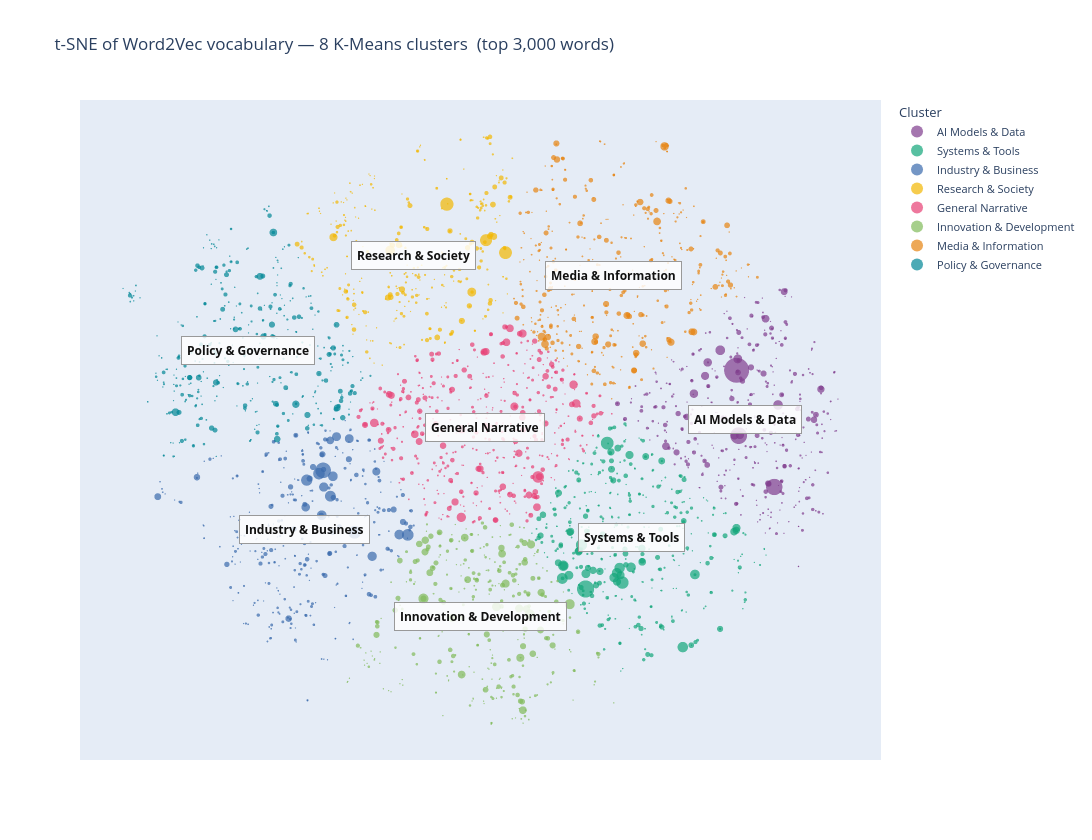

The notebook cell this image was saved under:
### Markdown cell above
## 3.3 Interactive Plot

Each point is one vocabulary word.
**Size** scales with token frequency — larger dots are the most common terms in the corpus.
**Colour** represents the K-Means cluster.
Hover any point to see the word and its raw frequency count.

### Code cell
# --- Build top-words lookup (used for fallback if name not set) ---
cluster_top_words = {}
for cid in sorted(np.unique(labels)):
    idx_sorted = sorted(np.where(labels == cid)[0], key=lambda i: freqs[i], reverse=True)
    cluster_top_words[cid] = [words_sorted[i] for i in idx_sorted[:3]]

def _cluster_label(cid):
    return CLUSTER_NAMES.get(cid) or ' / '.join(cluster_top_words[cid])

# Centroid coordinates in t-SNE space
centroids = {
    cid: (coords[labels == cid, 0].mean(), coords[labels == cid, 1].mean())
    for cid in sorted(np.unique(labels))
}

df_viz = pd.DataFrame({
    'x'      : coords[:, 0],
    'y'      : coords[:, 1],
    'word'   : words_sorted,
    'cluster': [_cluster_label(l) for l in labels],
    'freq'   : freqs,
})

fig = px.scatter(
    df_viz,
    x='x', y='y',
    color='cluster',
    hover_name='word',
    hover_data={'freq': ':,', 'cluster': True, 'x': False, 'y': False},
    size='freq',
    size_max=25,
    opacity=0.70,
    title=f't-SNE of Word2Vec vocabulary — {N_CLUSTERS} K-Means clusters  (top {TOP_N:,} words)',
    width=1200,
    height=840,
    color_discrete_sequence=px.colors.qualitative.Bold,
)
fig.update_traces(marker=dict(line=dict(width=0)))

# Centroid label boxes — cluster name
for cid, (cx, cy) in centroids.items():
    fig.add_annotation(
        x=cx, y=cy,
        text=f'<b>{_cluster_label(cid)}</b>',
        showarrow=False,
        font=dict(size=12, color='#111'),
        bgcolor='rgba(255,255,255,0.82)',
        bordercolor='#999',
        borderwidth=1,
        borderpad=5,
    )

fig.update_layout(
    legend_title_text='Cluster',
    legend=dict(font=dict(size=11)),
    xaxis=dict(showticklabels=False, title='', showgrid=False, zeroline=False),
    yaxis=dict(showticklabels=False, title='', showgrid=False, zeroline=False),
)
fig.show()

### Figure 1 — Plotly figure (JSON) as saved in the notebook; plotly's stock layout.template omitted (floating-point values rounded to 4 significant figures; data arrays with more than 128 entries replaced by an {"elided": "..."} marker saying what was removed)
{"data": [{"customdata": {"elided": "378x2 mixed values"}, "hovertemplate": "<b>%{hovertext}</b><br><br>cluster=%{customdata[1]}<br>freq=%{customdata[0]:,}<extra></extra>", "hovertext": {"elided": "378 str values"}, "legendgroup": "AI Models & Data", "marker": {"color": "rgb(127, 60, 141)", "line": {"width": 0}, "opacity": 0.7, "size": {"elided": "378 int values"}, "sizemode": "area", "sizeref": 262.2, "symbol": "circle"}, "mode": "markers", "name": "AI Models & Data", "showlegend": true, "type": "scattergl", "x": {"elided": "378 float values"}, "xaxis": "x", "y": {"elided": "378 float values"}, "yaxis": "y"}, {"customdata": {"elided": "395x2 mixed values"}, "hovertemplate": "<b>%{hovertext}</b><br><br>cluster=%{customdata[1]}<br>freq=%{customdata[0]:,}<extra></extra>", "hovertext": {"elided": "395 str values"}, "legendgroup": "Systems & Tools", "marker": {"color": "rgb(17, 165, 121)", "line": {"width": 0}, "opacity": 0.7, "size": {"elided": "395 int values"}, "sizemode": "area", "sizeref": 262.2, "symbol": "circle"}, "mode": "markers", "name": "Systems & Tools", "showlegend": true, "type": "scattergl", "x": {"elided": "395 float values"}, "xaxis": "x", "y": {"elided": "395 float values"}, "yaxis": "y"}, {"customdata": {"elided": "341x2 mixed values"}, "hovertemplate": "<b>%{hovertext}</b><br><br>cluster=%{customdata[1]}<br>freq=%{customdata[0]:,}<extra></extra>", "hovertext": {"elided": "341 str values"}, "legendgroup": "Industry & Business", "marker": {"color": "rgb(57, 105, 172)", "line": {"width": 0}, "opacity": 0.7, "size": {"elided": "341 int values"}, "sizemode": "area", "sizeref": 262.2, "symbol": "circle"}, "mode": "markers", "name": "Industry & Business", "showlegend": true, "type": "scattergl", "x": {"elided": "341 float values"}, "xaxis": "x", "y": {"elided": "341 float values"}, "yaxis": "y"}, {"customdata": {"elided": "309x2 mixed values"}, "hovertemplate": "<b>%{hovertext}</b><br><br>cluster=%{customdata[1]}<br>freq=%{customdata[0]:,}<extra></extra>", "hovertext": {"elided": "309 str values"}, "legendgroup": "Research & Society", "marker": {"color": "rgb(242, 183, 1)", "line": {"width": 0}, "opacity": 0.7, "size": {"elided": "309 int values"}, "sizemode": "area", "sizeref": 262.2, "symbol": "circle"}, "mode": "markers", "name": "Research & Society", "showlegend": true, "type": "scattergl", "x": {"elided": "309 float values"}, "xaxis": "x", "y": {"elided": "309 float values"}, "yaxis": "y"}, {"customdata": {"elided": "480x2 mixed values"}, "hovertemplate": "<b>%{hovertext}</b><br><br>cluster=%{customdata[1]}<br>freq=%{customdata[0]:,}<extra></extra>", "hovertext": {"elided": "480 str values"}, "legendgroup": "General Narrative", "marker": {"color": "rgb(231, 63, 116)", "line": {"width": 0}, "opacity": 0.7, "size": {"elided": "480 int values"}, "sizemode": "area", "sizeref": 262.2, "symbol": "circle"}, "mode": "markers", "name": "General Narrative", "showlegend": true, "type": "scattergl", "x": {"elided": "480 float values"}, "xaxis": "x", "y": {"elided": "480 float values"}, "yaxis": "y"}, {"customdata": {"elided": "332x2 mixed values"}, "hovertemplate": "<b>%{hovertext}</b><br><br>cluster=%{customdata[1]}<br>freq=%{customdata[0]:,}<extra></extra>", "hovertext": {"elided": "332 str values"}, "legendgroup": "Innovation & Development", "marker": {"color": "rgb(128, 186, 90)", "line": {"width": 0}, "opacity": 0.7, "size": {"elided": "332 int values"}, "sizemode": "area", "sizeref": 262.2, "symbol": "circle"}, "mode": "markers", "name": "Innovation & Development", "showlegend": true, "type": "scattergl", "x": {"elided": "332 float values"}, "xaxis": "x", "y": {"elided": "332 float values"}, "yaxis": "y"}, {"customdata": {"elided": "388x2 mixed values"}, "hovertemplate": "<b>%{hovertext}</b><br><br>cluster=%{customdata[1]}<br>freq=%{customdata[0]:,}<extra></extra>", "hovertext": {"elided": "388 str values"}, "legendgroup": "Media & Information", "marker": {"color": "rgb(230, 131, 16)", "line": {"width": 0}, "opacity": 0.7, "size": {"elided": "388 int values"}, "sizemode": "area", "sizeref": 262.2, "symbol": "circle"}, "mode": "markers", "name": "Media & Information", "showlegend": true, "type": "scattergl", "x": {"elided": "388 float values"}, "xaxis": "x", "y": {"elided": "388 float values"}, "yaxis": "y"}, {"customdata": {"elided": "377x2 mixed values"}, "hovertemplate": "<b>%{hovertext}</b><br><br>cluster=%{customdata[1]}<br>freq=%{customdata[0]:,}<extra></extra>", "hovertext": {"elided": "377 str values"}, "legendgroup": "Policy & Governance", "marker": {"color": "rgb(0, 134, 149)", "line": {"width": 0}, "opacity": 0.7, "size": {"elided": "377 int values"}, "sizemode": "area", "sizeref": 262.2, "symbol": "circle"}, "mode": "markers", "name": "Policy & Governance", "showlegend": true, "type": "scattergl", "x": {"elided": "377 float values"}, "xaxis": "x", "y": {"elided": "377 float values"}, "yaxis": "y"}], "layout": {"annotations": [{"bgcolor": "rgba(255,255,255,0.82)", "bordercolor": "#999", "borderpad": 5, "borderwidth": 1, "font": {"color": "#111", "size": 12}, "showarrow": false, "text": "<b>General Narrative</b>", "x": -1.982, "y": -0.6594}, {"bgcolor": "rgba(255,255,255,0.82)", "bordercolor": "#999", "borderpad": 5, "borderwidth": 1, "font": {"color": "#111", "size": 12}, "showarrow": false, "text": "<b>Policy & Governance</b>", "x": -44.29, "y": 13.75}, {"bgcolor": "rgba(255,255,255,0.82)", "bordercolor": "#999", "borderpad": 5, "borderwidth": 1, "font": {"color": "#111", "size": 12}, "showarrow": false, "text": "<b>Media & Information</b>", "x": 20.9, "y": 27.6}, {"bgcolor": "rgba(255,255,255,0.82)", "bordercolor": "#999", "borderpad": 5, "borderwidth": 1, "font": {"color": "#111", "size": 12}, "showarrow": false, "text": "<b>Innovation & Development</b>", "x": -2.732, "y": -35.78}, {"bgcolor": "rgba(255,255,255,0.82)", "bordercolor": "#999", "borderpad": 5, "borderwidth": 1, "font": {"color": "#111", "size": 12}, "showarrow": false, "text": "<b>Research & Society</b>", "x": -14.8, "y": 31.32}, {"bgcolor": "rgba(255,255,255,0.82)", "bordercolor": "#999", "borderpad": 5, "borderwidth": 1, "font": {"color": "#111", "size": 12}, "showarrow": false, "text": "<b>Industry & Business</b>", "x": -34.2, "y": -19.62}, {"bgcolor": "rgba(255,255,255,0.82)", "bordercolor": "#999", "borderpad": 5, "borderwidth": 1, "font": {"color": "#111", "size": 12}, "showarrow": false, "text": "<b>AI Models & Data</b>", "x": 44.49, "y": 0.8318}, {"bgcolor": "rgba(255,255,255,0.82)", "bordercolor": "#999", "borderpad": 5, "borderwidth": 1, "font": {"color": "#111", "size": 12}, "showarrow": false, "text": "<b>Systems & Tools</b>", "x": 24.15, "y": -21.13}], "height": 840, "legend": {"font": {"size": 11}, "itemsizing": "constant", "title": {"text": "Cluster"}, "tracegroupgap": 0}, "title": {"text": "t-SNE of Word2Vec vocabulary — 8 K-Means clusters  (top 3,000 words)"}, "width": 1200, "xaxis": {"anchor": "y", "domain": [0, 1], "showgrid": false, "showticklabels": false, "title": {"text": ""}, "zeroline": false}, "yaxis": {"anchor": "x", "domain": [0, 1], "showgrid": false, "showticklabels": false, "title": {"text": ""}, "zeroline": false}}}
